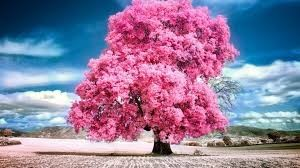
#> input picture Ex1.jpg, 300 x 168 px, found by its file name
$ python 'Direct Linear Transformation.py'
#> lines starting #> are read from the running program, lines starting #| are printed output that depends on the picture
import cv2
import numpy as np
img1 = cv2.imread("E:/Computer_Vision/Ex1.jpg")
#> img1 is the input picture: shape (168, 300, 3); mean B, G, R 157.6, 126.4, 143.7
img2 = cv2.imread("E:/Computer_Vision/Ex2.jpg") # Define corresponding points
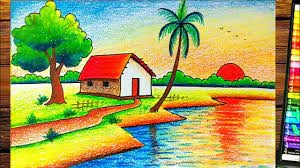
#> input picture Ex2.jpg, 300 x 168 px, found by its file name
#> img2 is the input picture: shape (168, 300, 3); mean B, G, R 95.9, 162, 160.7
pts1 = np.array([[50, 50], [200, 50], [50, 200], [200, 200]])
pts2 = np.array([[100, 100], [300, 100], [100, 300], [300, 300]])
h, status = cv2.findHomography(pts1, pts2)
dst = cv2.warpPerspective(img1, h , (img2.shape[1], img2.shape[0])) # Display images
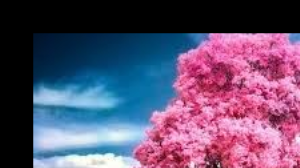
#> dst: shape (168, 300, 3); mean B, G, R 111.7, 79.9, 97.9
cv2.imshow('img1', img1)
cv2.imshow('img2', img2)
cv2.imshow('dst', dst)
cv2.waitKey(0)
cv2.destroyAllWindows()
